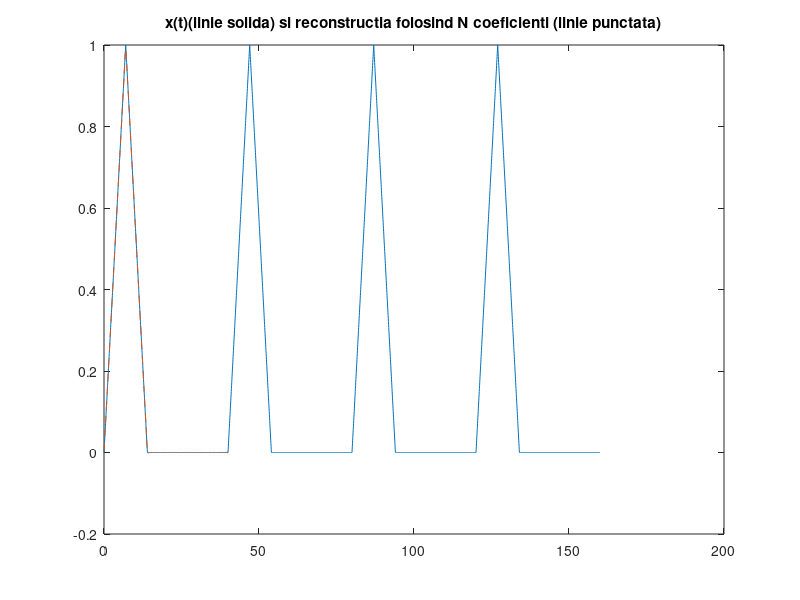
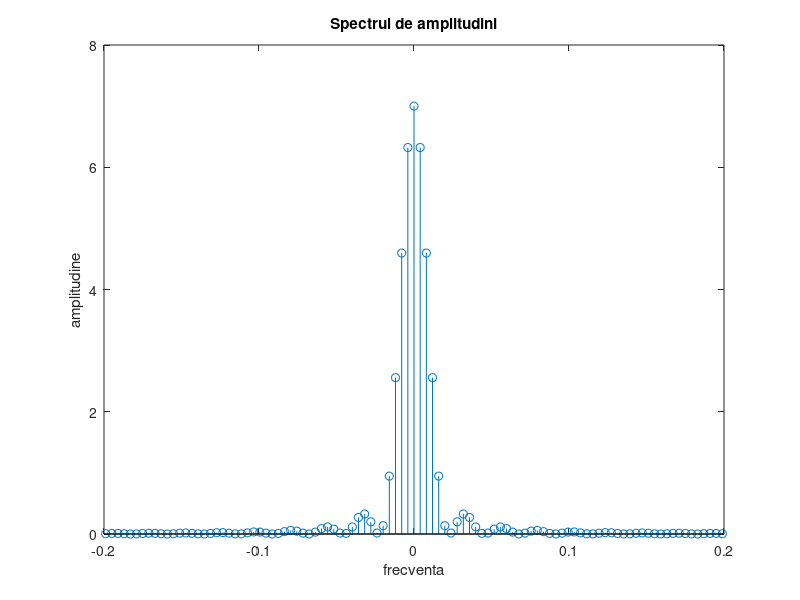

Reproduce these figures in MATLAB, in order.
close all;
clear all;

P=40; %perioada lui x
D=14; %durata semnalului triungiular din x
w0=2*pi/P; %pulsatia
Ts = 0.05; % T esantionare
t_semnal=0:Ts:D; % vectorul de timp pentru care semnalul este dreptunghi
x_semnal= sawtooth((2*pi/D)*t_semnal,0.5)/2+0.5; % generarea triunghiului
t = 0:Ts:P-Ts; % timpul total al semnalului

x = zeros(1,length(t)); % x format numai din 0
x(t<=D)=x_semnal; % adaugarea partii triunghiulare peste semnal

x_plot = repmat(x,1,4); % repetarea pe 4 perioade

t_plot = 0:Ts:4*P-Ts;  % timpul pe 4 perioade
figure();
plot(t_plot,x_plot); % afisare
title('x(t)(linie solida) si reconstructia folosind N coeficienti (linie punctata)');
hold on;

for k=-50:50
    x_t = x;
    x_t = x_t .* exp(-j*k*w0*t); % vectorul ce trebuie integrat
    X(k+51)=0; % pregatirea termenului pentru suma
    for i = 1: length(t)-1
        X(k+51) = X(k+51) + (t(i+1)-t(i))* (x_t(i)+x_t(i+1))/2; % integrala prin dreptunghi
    end
end
    


for i = 1: length(t)
    x_2(i) = 0;% pregatirea termenului pentru suma
    for k=-50:50
        x_2(i) = x_2(i) + (1/P)*X(k+51)*exp(j*k*w0*t(i)); % calcularea semnalului in punctul i
    end
end
plot(t,x_2,'--'); % afisarea celor 2 semnale

figure(2);
w=-50*w0/(2*pi):w0/(2*pi):50*w0/(2*pi); % frecventele
stem(w/(2*pi),abs(X)); % afisarea spectrului
title('Spectrul de amplitudini');
xlabel('frecventa');
ylabel('amplitudine');

